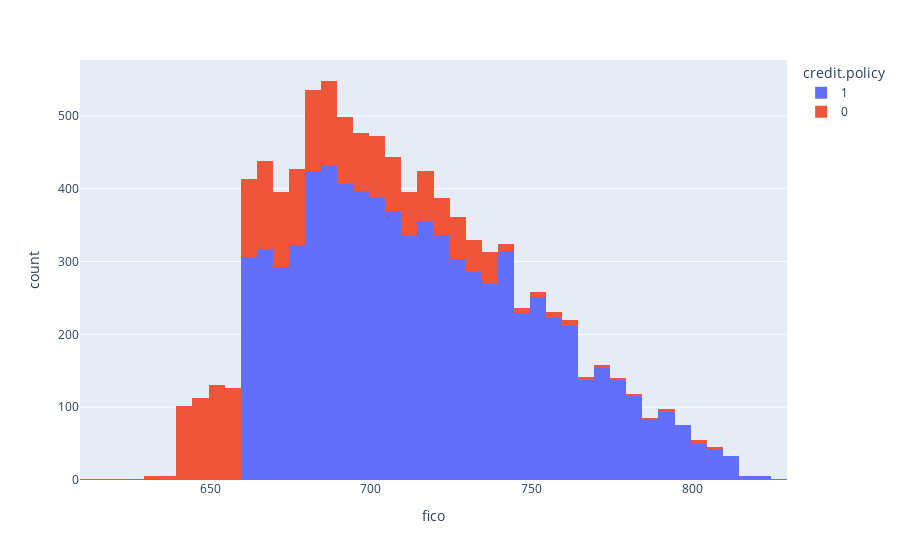

Notebook source saved alongside this figure:
### Code cell
fig = px.histogram(Loans, x ='fico', color = 'credit.policy')
fig.show()

### Figure 1 — Plotly figure (JSON) as saved in the notebook; plotly's stock layout.template omitted (floating-point values rounded to 4 significant figures; data arrays with more than 128 entries replaced by an {"elided": "..."} marker saying what was removed)
{"data": [{"alignmentgroup": "True", "bingroup": "x", "hovertemplate": "credit.policy=1<br>fico=%{x}<br>count=%{y}<extra></extra>", "legendgroup": "1", "marker": {"color": "#636efa", "pattern": {"shape": ""}}, "name": "1", "offsetgroup": "1", "orientation": "v", "showlegend": true, "type": "histogram", "x": {"elided": "7710 int values"}, "xaxis": "x", "yaxis": "y"}, {"alignmentgroup": "True", "bingroup": "x", "hovertemplate": "credit.policy=0<br>fico=%{x}<br>count=%{y}<extra></extra>", "legendgroup": "0", "marker": {"color": "#EF553B", "pattern": {"shape": ""}}, "name": "0", "offsetgroup": "0", "orientation": "v", "showlegend": true, "type": "histogram", "x": {"elided": "1868 int values"}, "xaxis": "x", "yaxis": "y"}], "layout": {"barmode": "relative", "legend": {"title": {"text": "credit.policy"}, "tracegroupgap": 0}, "margin": {"t": 60}, "xaxis": {"anchor": "y", "domain": [0, 1], "title": {"text": "fico"}}, "yaxis": {"anchor": "x", "domain": [0, 1], "title": {"text": "count"}}}}
